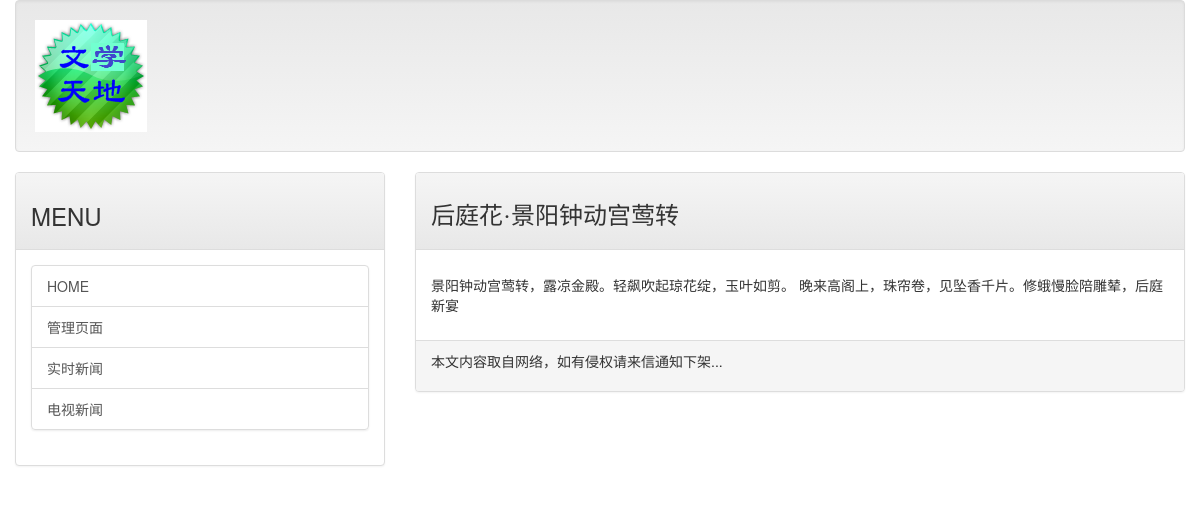
The app's page /post/first with its own data.
### mainsite/models.py (models this page shows, shortened)
class Post(models.Model):
    title = models.CharField(max_length=200)
    slug = models.CharField(max_length=200)
    body = models.TextField()
    pub_date = models.DateTimeField(default = timezone.now)
    class Meta:
        ordering = ('-pub_date',)

### mainsite/views.py (the view)
# urls.py: url(r'^post/(\w+)$', showpost),
def showpost(request, slug):
    template = get_template('post.html')
    try:
        post = Post.objects.get(slug=slug)
        if post != None:
            html = template.render(locals())
            return HttpResponse(html)
    except:
        return redirect('/')

### templates/post.html (shortened to what this page needs)
{% extends 'base.html' %}
{% load markdown_deux_tags %}
{% block headmessage %}
    <h3 style='font-family:微软雅黑;'>{{ post.title }}</h3>
{% endblock %}
{% block content %}
        <p style='font-family:微软雅黑;font-size:12pt;letter-spacing:2pt;'>
            {{ post.body | markdown }}</a>
        </p>
{% endblock %}

### records on screen
Post: title "后庭花·景阳钟动宫莺转", body "景阳钟动宫莺转，露凉金殿。轻飙吹起琼花绽，玉叶如剪。 晚来高阁上，珠帘卷，见坠香千片。修蛾慢脸陪雕辇，后庭新宴"
